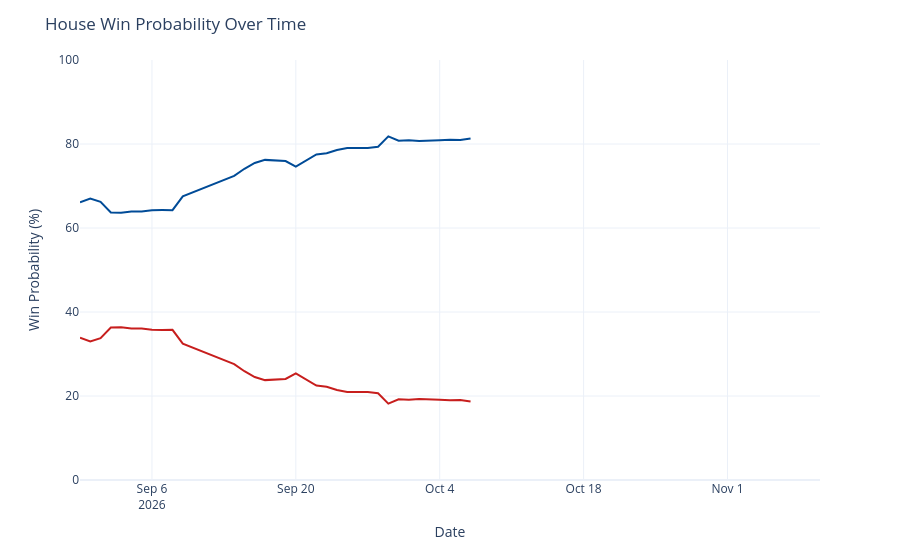

The notebook cell saved with this chart:
### Code cell
chance_over_time = output_ts[(output_ts['geo'] == 'US House') &
                             (output_ts['type'] == 'chance')]
chance_over_time['rep_chance'] = chance_over_time['y'].map(lambda x: 100 - x)
chance_over_time = chance_over_time.rename({'y': 'Democrats', 'rep_chance': 'Republicans'}, axis=1)
chance_time_ser = px.line(chance_over_time, x='date', y=['Democrats', 'Republicans'], template='plotly_white',
                         color_discrete_map={'Democrats': '#004b97', 'Republicans': '#c71e1d'},)
chance_time_ser.update_traces(hovertemplate="%{y:.1f}%")
chance_time_ser.update_layout(
    xaxis=dict(range=[pd.to_datetime('2026-08-30'), pd.to_datetime('2026-11-10')]),
    yaxis=dict(range=[0, 100]),
    xaxis_title='Date',
    yaxis_title='Win Probability (%)',
    title=dict(text="House Win Probability Over Time"),
    hovermode="x",
    showlegend=False
)
chance_time_ser

### Figure 1 — Plotly figure (JSON) as saved in the notebook; plotly's stock layout.template omitted (floating-point values rounded to 4 significant figures)
{"data": [{"hovertemplate": "%{y:.1f}%", "legendgroup": "Democrats", "line": {"color": "#004b97", "dash": "solid"}, "marker": {"symbol": "circle"}, "mode": "lines", "name": "Democrats", "orientation": "v", "showlegend": true, "type": "scatter", "x": ["2026-08-30", "2026-08-31", "2026-09-01", "2026-09-02", "2026-09-03", "2026-09-04", "2026-09-05", "2026-09-06", "2026-09-07", "2026-09-08", "2026-09-09", "2026-09-14", "2026-09-15", "2026-09-16", "2026-09-17", "2026-09-18", "2026-09-19", "2026-09-20", "2026-09-21", "2026-09-22", "2026-09-23", "2026-09-24", "2026-09-25", "2026-09-26", "2026-09-27", "2026-09-28", "2026-09-29", "2026-09-30", "2026-10-01", "2026-10-02", "2026-10-03", "2026-10-04", "2026-10-05", "2026-10-06", "2026-10-07"], "xaxis": "x", "y": [66.12, 67.02, 66.25, 63.69, 63.65, 63.91, 63.91, 64.23, 64.27, 64.25, 67.54, 72.39, 74.1, 75.49, 76.22, 76.08, 75.94, 74.59, 76.12, 77.51, 77.78, 78.58, 79.05, 79.05, 79.05, 79.34, 81.82, 80.78, 80.9, 80.69, 80.7, 80.88, 81.01, 80.94, 81.32], "yaxis": "y"}, {"hovertemplate": "%{y:.1f}%", "legendgroup": "Republicans", "line": {"color": "#c71e1d", "dash": "solid"}, "marker": {"symbol": "circle"}, "mode": "lines", "name": "Republicans", "orientation": "v", "showlegend": true, "type": "scatter", "x": ["2026-08-30", "2026-08-31", "2026-09-01", "2026-09-02", "2026-09-03", "2026-09-04", "2026-09-05", "2026-09-06", "2026-09-07", "2026-09-08", "2026-09-09", "2026-09-14", "2026-09-15", "2026-09-16", "2026-09-17", "2026-09-18", "2026-09-19", "2026-09-20", "2026-09-21", "2026-09-22", "2026-09-23", "2026-09-24", "2026-09-25", "2026-09-26", "2026-09-27", "2026-09-28", "2026-09-29", "2026-09-30", "2026-10-01", "2026-10-02", "2026-10-03", "2026-10-04", "2026-10-05", "2026-10-06", "2026-10-07"], "xaxis": "x", "y": [33.88, 32.98, 33.75, 36.31, 36.35, 36.09, 36.09, 35.77, 35.73, 35.75, 32.46, 27.61, 25.9, 24.51, 23.78, 23.92, 24.06, 25.41, 23.88, 22.49, 22.22, 21.42, 20.95, 20.95, 20.95, 20.66, 18.18, 19.22, 19.1, 19.31, 19.3, 19.12, 18.99, 19.06, 18.68], "yaxis": "y"}], "layout": {"hovermode": "x", "legend": {"title": {"text": "variable"}, "tracegroupgap": 0}, "margin": {"t": 60}, "showlegend": false, "title": {"text": "House Win Probability Over Time"}, "xaxis": {"anchor": "y", "domain": [0, 1], "range": ["2026-08-30T00:00:00", "2026-11-10T00:00:00"], "title": {"text": "Date"}}, "yaxis": {"anchor": "x", "domain": [0, 1], "range": [0, 100], "title": {"text": "Win Probability (%)"}}}}
